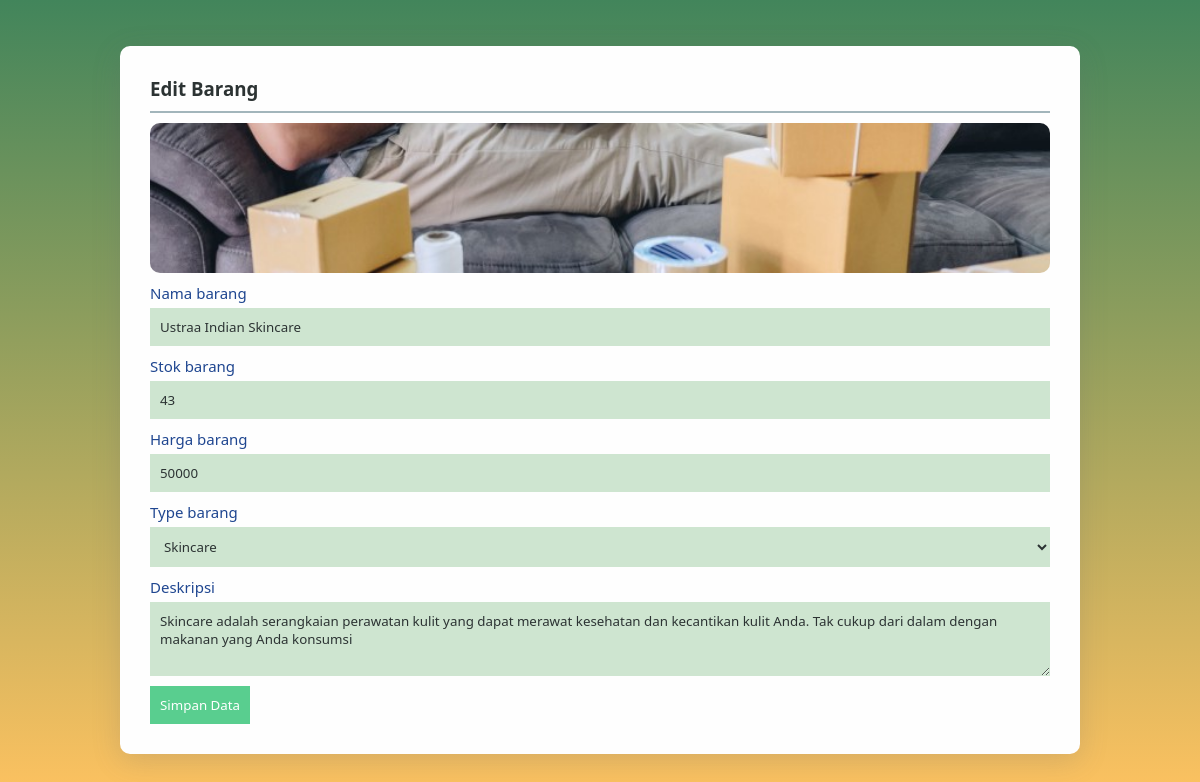
/barang/update.php?kode=FF5654, run on the app's committed database.
### tables this page shows
CREATE TABLE `produk` (
  `id_produk` int(11) NOT NULL,
  `nama_produk` varchar(50) NOT NULL,
  `stok` int(5) NOT NULL,
  `harga` int(10) NOT NULL,
  `type` int(5) NOT NULL,
  `kode_produk` varchar(12) NOT NULL,
  `deskripsi` text NOT NULL,
  `waktu_dibuat` timestamp NOT NULL DEFAULT CURRENT_TIMESTAMP
);

CREATE TABLE `kategori` (
  `id_kategori` int(11) NOT NULL,
  `nama_kategori` varchar(50) NOT NULL,
  `singkatan` varchar(5) NOT NULL
);

### function/barang.php (called while the page is built, shortened)
<?php
include "koneksi.php";
function DetailData($kode)
{
    global $koneksi;
    $query = mysqli_query($koneksi, "SELECT * FROM produk
    JOIN kategori ON produk.type = kategori.id_kategori WHERE produk.kode_produk = '$kode' ");
    $hasil = mysqli_fetch_assoc($query);
    return $hasil;
}

### barang/update.php (the view, shortened to what this page needs)
<?php
include "../function/barang.php";
$kode = $_GET['kode'];
$detail = DetailData($kode);
?>
<!DOCTYPE html>
<head>
    <link rel="stylesheet" href="../css/style.css">
</head>
<body>
    <div class="content">
        <form action="" method="POST" class="add">
            <h3>Edit Barang</h3>
            <hr>
            <img src="../assets/image-2.jpg">
            <label>Nama barang</label>
            <input value="<?= $detail['nama_produk'] ?>" type="text" name="nama_barang" placeholder="Nama Barang" required>
            <label>Stok barang</label>
            <input value="<?= $detail['stok'] ?>" type="number" name="stok_barang" placeholder="Stok Barang" required>
            <label>Harga barang</label>
            <input value="<?= $detail['harga'] ?>" type="number" name="harga_barang" placeholder="Harga" required>
            <label>Type barang</label>
            <select name="type" required>
                <option value="<?= $detail['type'] ?>"><?= $detail['nama_kategori'] ?></option>
            </select>
            <label>Deskripsi</label>
            <textarea name="desk" id="" cols="30" rows="3" placeholder="Deskripsi"><?= $detail['deskripsi'] ?></textarea>
            <div class="green">
                <button type="submit" name="simpan">Simpan Data</button>
            </div>
        </form>
    </div>
</body>
</html>

### css/style.css (style rules this page uses)
* { margin: 0; font-family: "Segoe UI", Tahoma, Geneva, Verdana, sans-serif; color: #2c3333; }
input, select, textarea { background-color: #cee5d0; border: 0; padding: 10px; }
hr { margin-top: 10px; margin-bottom: 10px; border: 0.8px solid #a2b5bb; background-color: #a2b5bb; }
body { min-height: 100vh; width: 100%; background: linear-gradient(#42855b, #fec260); display: flex; justify-content: center; flex-direction: column; align-items: center; }
.red, .yellow, .green, .blue { text-decoration: none; }
.green button { background-color: #59ce8f; border: 0; padding: 10px; color: white; }
.content { width: 80%; }
.add { display: flex; flex-direction: column; background-color: #fefefe; padding: 30px; border-radius: 10px; box-shadow: rgba(100, 100, 111, 0.2) 0px 7px 29px 0px; transition: all 0.5s ease-in-out; }
.add input, .add textarea, .add select { margin-top: 5px; margin-bottom: 10px; }
.add label { font-size: 15px; font-weight: 500; color: #1f4690; }
.add img { height: 150px; object-fit: cover; border-radius: 10px; margin-bottom: 10px; }

### data on the page
produk: nama_barang "Ustraa Indian Skincare", stok_barang "43", harga_barang "50000", type "Skincare", desk "Skincare adalah serangkaian perawatan kulit yang dapat merawat kesehatan dan kecantikan kulit Anda. Tak cukup dari dalam dengan makanan yang Anda konsumsi"
